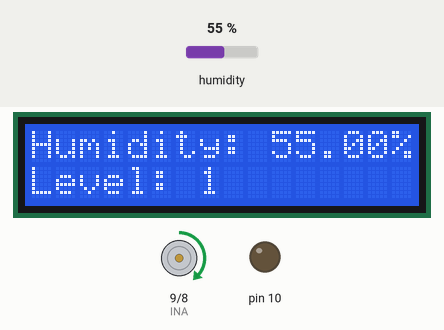
Simulated run of this sketch. Board: Arduino Uno, built with avr-gcc and run on an emulated ATmega328P. Parts: 16×2 character LCD, motor-driver pin pairs drawn as motors (green arrow = first pin HIGH = forward, orange = second pin HIGH = backward, longer = more drive), output pins drawn as LEDs (lit = HIGH). The test bench sets the inputs (shaded band); at power-on: humidity 55 %. What the sketch prints to the serial monitor is not drawn.

Above: at 1.2 s.
1.3 s: humidity set to 51 %
At 2.5 s:
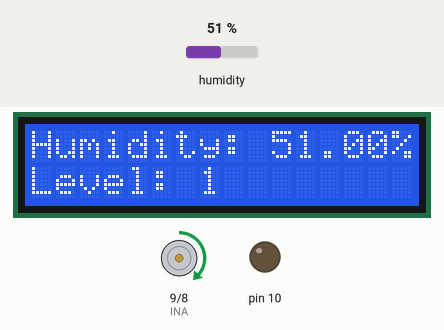
2.8 s: humidity set to 48 %
At 3.6 s:
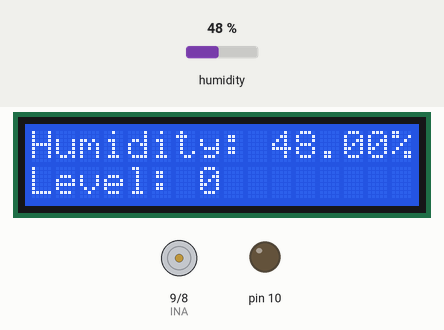
4.3 s: humidity set to 68 %
At 4.7 s:
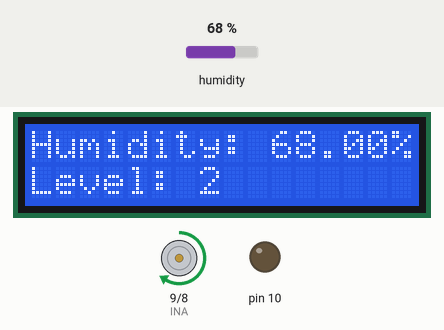
5.8 s: humidity set to 78 %
At 6.9 s:
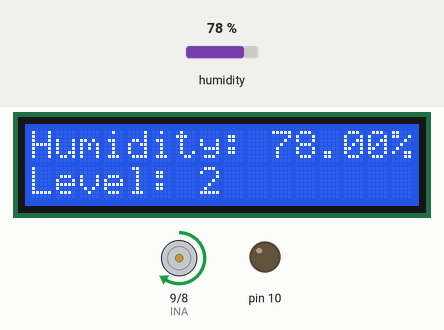
7.3 s: humidity set to 81 %
At 8.0 s:
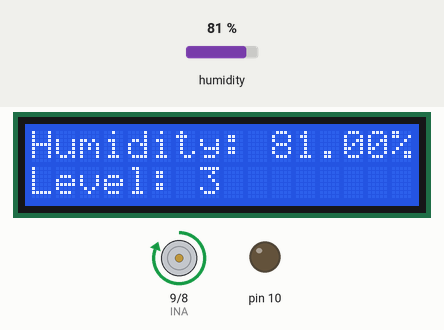
Timing chart, 0 to 9.8 s (numbered marks = the images above; inputs shaded):
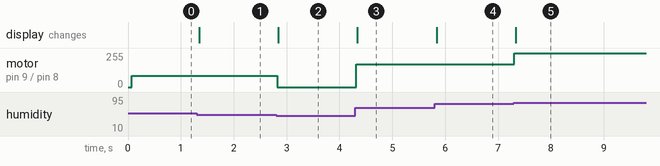

Measured:
- the behaviour switches between 50 and 49 % on humidity (found by bisection; images 1 and 2)
- the behaviour switches between 79 and 80 % on humidity (found by bisection; images 4 and 5)
- after the input at 1.3 s, the display: changes after 0.05 s (image 1)
- after the input at 2.8 s, motor on pin 9 (INA) / pin 8 (INB): forward 85/255 → stopped at once; the display: changes at once (image 2)
- after the input at 4.3 s, motor on pin 9 (INA) / pin 8 (INB): stopped → forward 170/255 at once; the display: changes at once (image 3)
- after the input at 5.8 s, the display: changes at once (image 4)
- after the input at 7.3 s, motor on pin 9 (INA) / pin 8 (INB): forward 170/255 → forward 255/255 at once; the display: changes at once (image 5)

The sketch:

Fan.ino
```cpp
#include <LiquidCrystal_I2C.h>
#include <Adafruit_Sensor.h>
#include <DHT_U.h>
#include <DHT.h>

#define DHTPIN 7
#define DHTTYPE DHT11

DHT_Unified dht(DHTPIN, DHTTYPE);
LiquidCrystal_I2C lcd(0x27, 16, 2);

int INA = 9;
int INB = 8;

void setup() {
  //serial
  Serial.begin(9600);

  //humidty sensor
  dht.begin();

  //lcd screen
  lcd.init();
  lcd.backlight();

  //motor
  pinMode(INA,OUTPUT);
  pinMode(INB,OUTPUT);
}

void loop() {
  sensors_event_t event;
  // Get humidity event and print its value.
  dht.humidity().getEvent(&event);
  if (isnan(event.relative_humidity)) {
    Serial.println(F("Error reading humidity!"));
  }
  else {
    if (event.relative_humidity < 50) {
      analogWrite(9, 0);
      analogWrite(10, 0);

      lcd.setCursor(0,0);
      lcd.print("Humidity: ");
      lcd.print(event.relative_humidity);
      lcd.print("%");
      lcd.setCursor(0,1);
      lcd.print("Level: 0");

      Serial.print(F("Humidity: "));
      Serial.print(event.relative_humidity);
      Serial.println(F("%"));
    }
    else if (event.relative_humidity >= 50 && event.relative_humidity < 65) {
      analogWrite(9, 85);
      analogWrite(10, 0);

      lcd.setCursor(0,0);
      lcd.print("Humidity: ");
      lcd.print(event.relative_humidity);
      lcd.print("%");
      lcd.setCursor(0,1);
      lcd.print("Level: 1");

      Serial.print(F("Humidity: "));
      Serial.print(event.relative_humidity);
      Serial.println(F("%"));
    }
    else if (event.relative_humidity >= 65 && event.relative_humidity < 80) {
      analogWrite(9, 170);
      analogWrite(10, 0);

      lcd.setCursor(0,0);
      lcd.print("Humidity: ");
      lcd.print(event.relative_humidity);
      lcd.print("%");
      lcd.setCursor(0,1);
      lcd.print("Level: 2");

      Serial.print(F("Humidity: "));
      Serial.print(event.relative_humidity);
      Serial.println(F("%"));
    }
    else {
      analogWrite(9, 255);
      analogWrite(10, 0);

      lcd.setCursor(0,0);
      lcd.print("Humidity: ");
      lcd.print(event.relative_humidity);
      lcd.print("%");
      lcd.setCursor(0,1);
      lcd.print("Level: 3");

      Serial.print(F("Humidity: "));
      Serial.print(event.relative_humidity);
      Serial.println(F("%"));
    }
  }
}
```

Main.ino
```cpp

```
